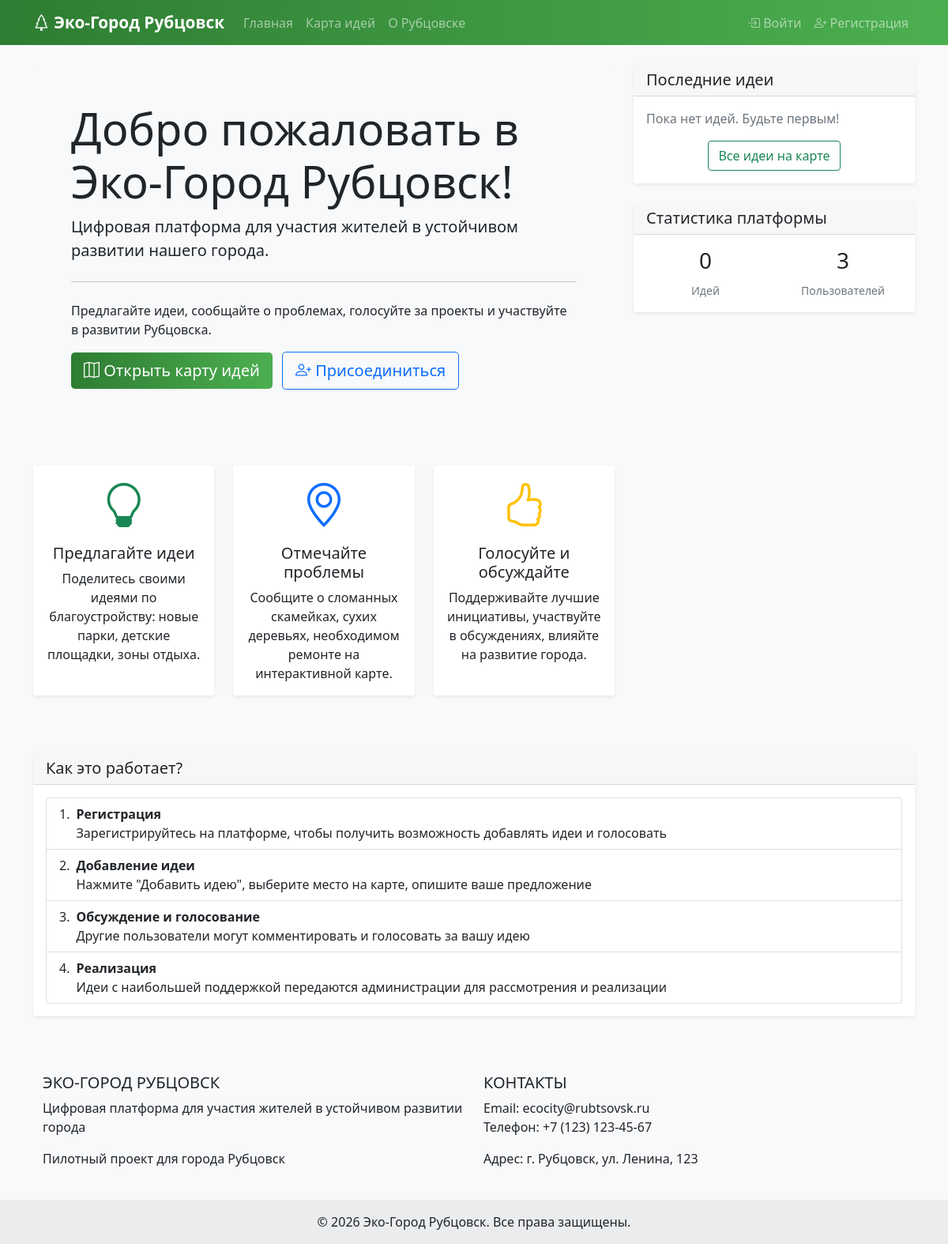
Before: / with the older database file.
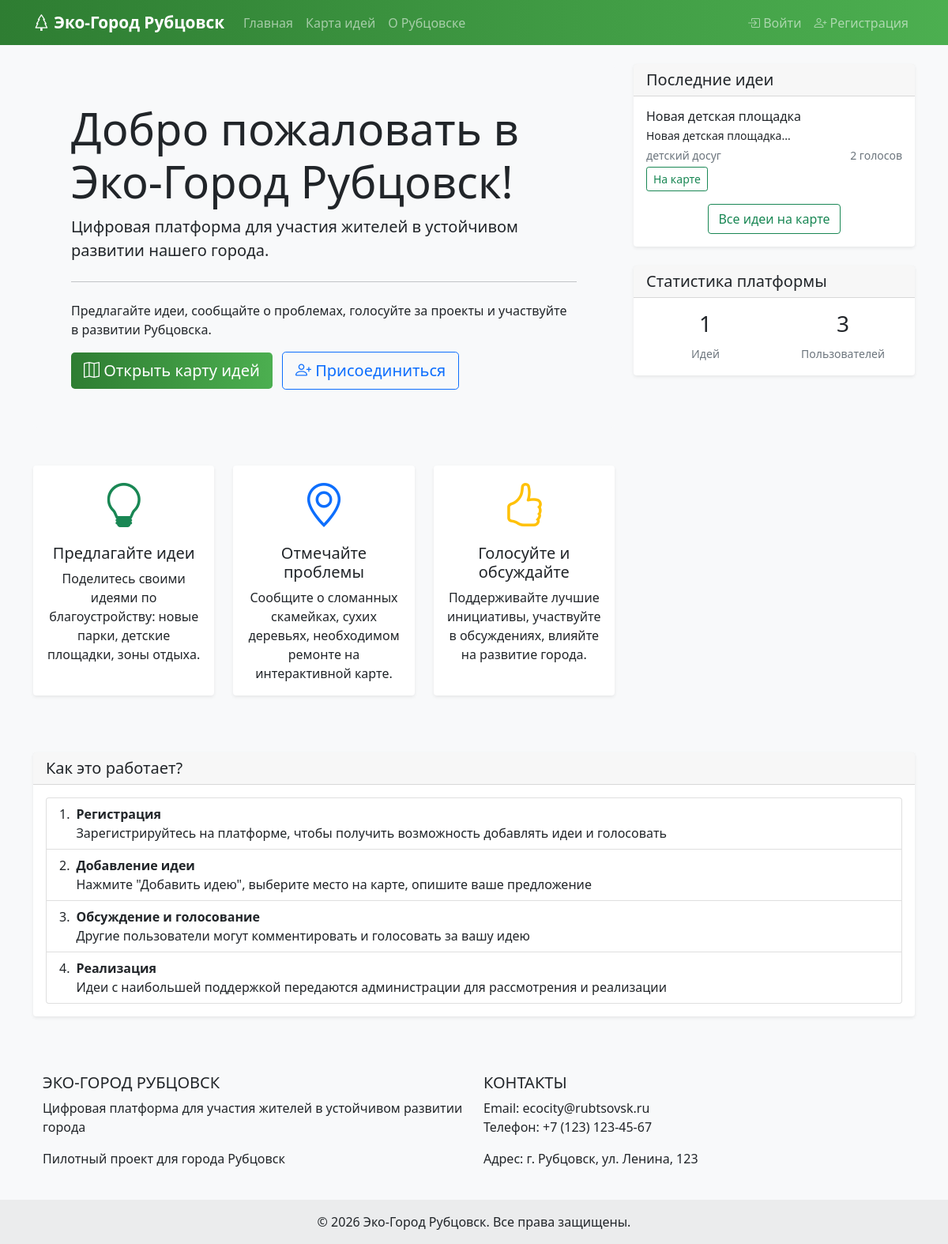
After: the same page with the newer database file.
### app.py (models this page shows)
class Idea(db.Model):
    id = db.Column(db.Integer, primary_key=True)  # Уникальный ID идеи
    title = db.Column(db.String(200), nullable=False)  # Заголовок идеи
    description = db.Column(db.Text, nullable=False)  # Описание идеи
    category = db.Column(db.String(50), nullable=False)  # Категория
    latitude = db.Column(db.Float, nullable=False)  # Широта на карте
    longitude = db.Column(db.Float, nullable=False)  # Долгота на карте
    status = db.Column(db.String(20), default='pending')  # Статус
    created_at = db.Column(db.DateTime, default=datetime.utcnow)  # Дата создания
    user_id = db.Column(db.Integer, db.ForeignKey('user.id'), nullable=False)  # ID автора
    votes_count = db.Column(db.Integer, default=0)  # Количество голосов
    author = db.relationship('User', backref='ideas', lazy=True)

### app.py (the view)
@app.route('/')
def index():
    recent_ideas = Idea.query.order_by(Idea.created_at.desc()).limit(3).all()
    total_ideas = Idea.query.count()
    total_users = User.query.count()
    return render_template('index.html',
                           recent_ideas=recent_ideas,
                           total_ideas=total_ideas,
                           total_users=total_users)

### templates/index.html (shortened to what this page needs)
{% extends "base.html" %}
{% block content %}
<div class="row">
    <div class="col-md-8">
        <div class="jumbotron bg-light p-5 rounded-3">
            <h1 class="display-4">Добро пожаловать в Эко-Город Рубцовск!</h1>
            <p class="lead">Цифровая платформа для участия жителей в устойчивом развитии нашего города.</p>
            <hr class="my-4">
            <p>Предлагайте идеи, сообщайте о проблемах, голосуйте за проекты и участвуйте в развитии Рубцовска.</p>
            <a class="btn btn-success btn-lg" href="{{ url_for('map_view') }}" role="button">
                <i class="bi bi-map"></i> Открыть карту идей
            </a>
            {% if not current_user.is_authenticated %}
                <a class="btn btn-outline-primary btn-lg ms-2" href="{{ url_for('register') }}" role="button">
                    <i class="bi bi-person-plus"></i> Присоединиться
                </a>
            {% endif %}
        </div>
        <div class="row mt-5">
            <div class="col-md-4 mb-4">
                <div class="card h-100 text-center">
                    <div class="card-body">
                        <i class="bi bi-lightbulb display-4 text-success"></i>
                        <h5 class="card-title mt-3">Предлагайте идеи</h5>
                        <p class="card-text">Поделитесь своими идеями по благоустройству: новые парки, детские площадки, зоны отдыха.</p>
                    </div>
                </div>
            </div>
            <div class="col-md-4 mb-4">
                <div class="card h-100 text-center">
                    <div class="card-body">
                        <i class="bi bi-geo-alt display-4 text-primary"></i>
                        <h5 class="card-title mt-3">Отмечайте проблемы</h5>
                        <p class="card-text">Сообщите о сломанных скамейках, сухих деревьях, необходимом ремонте на интерактивной карте.</p>
                    </div>
                </div>
            </div>
            <div class="col-md-4 mb-4">
                <div class="card h-100 text-center">
                    <div class="card-body">
                        <i class="bi bi-hand-thumbs-up display-4 text-warning"></i>
                        <h5 class="card-title mt-3">Голосуйте и обсуждайте</h5>
                        <p class="card-text">Поддерживайте лучшие инициативы, участвуйте в обсуждениях, влияйте на развитие города.</p>
                    </div>
                </div>
            </div>
        </div>
    </div>
    <div class="col-md-4">
        <div class="card">
            <div class="card-header">
                <h5 class="card-title mb-0">Последние идеи</h5>
            </div>
            <div class="card-body">
                {% if recent_ideas %}
                    {% for idea in recent_ideas %}
                    <div class="mb-3">
                        <h6 class="mb-1">{{ idea.title }}</h6>
                        <p class="mb-1 small">{{ idea.description[:100] }}...</p>
                        <div class="d-flex justify-content-between">
                            <small class="text-muted">{{ idea.category }}</small>
                            <small class="text-muted">{{ idea.votes_count }} голосов</small>
                        </div>
                        <a href="{{ url_for('map_view') }}?focus={{ idea.id }}" class="btn btn-sm btn-outline-success mt-1">
                            На карте
                        </a>
                    </div>
                    {% endfor %}
                {% else %}
                    <p class="text-muted">Пока нет идей. Будьте первым!</p>
                {% endif %}
                <div class="text-center mt-3">
                    <a href="{{ url_for('map_view') }}" class="btn btn-outline-success">Все идеи на карте</a>
                </div>
            </div>
        </div>
        <div class="card mt-4">
            <div class="card-header">
                <h5 class="card-title mb-0">Статистика платформы</h5>
            </div>
            <div class="card-body">
                <div class="row text-center">
                    <div class="col-6">
                        <h3>{{ total_ideas }}</h3>
                        <small class="text-muted">Идей</small>
                    </div>
                    <div class="col-6">
                        <h3>{{ total_users }}</h3>
                        <small class="text-muted">Пользователей</small>
                    </div>
                </div>
            </div>
        </div>
    </div>
</div>
<div class="row mt-5">
    <div class="col-12">
        <div class="card">
            <div class="card-header">
                <h5 class="card-title mb-0">Как это работает?</h5>
            </div>
            <div class="card-body">
                <ol class="list-group list-group-numbered">
                    <li class="list-group-item d-flex justify-content-between align-items-start">
                        <div class="ms-2 me-auto">
                            <div class="fw-bold">Регистрация</div>
                            Зарегистрируйтесь на платформе, чтобы получить возможность добавлять идеи и голосовать
                        </div>
                    </li>
                    <li class="list-group-item d-flex justify-content-between align-items-start">
                        <div class="ms-2 me-auto">
                            <div class="fw-bold">Добавление идеи</div>
                            Нажмите "Добавить идею", выберите место на карте, опишите ваше предложение
                        </div>
                    </li>
                    <li class="list-group-item d-flex justify-content-between align-items-start">
                        <div class="ms-2 me-auto">
                            <div class="fw-bold">Обсуждение и голосование</div>
                            Другие пользователи могут комментировать и голосовать за вашу идею
                        </div>
                    </li>
                    <li class="list-group-item d-flex justify-content-between align-items-start">
                        <div class="ms-2 me-auto">
                            <div class="fw-bold">Реализация</div>
                            Идеи с наибольшей поддержкой передаются администрации для рассмотрения и реализации
                        </div>
                    </li>
                </ol>
            </div>
        </div>
    </div>
</div>
{% endblock %}

### templates/base.html (shortened to what this page needs)
<!DOCTYPE html>
<html lang="ru">
<head>
    <link href="https://cdn.jsdelivr.net/npm/bootstrap@5.1.3/dist/css/bootstrap.min.css" rel="stylesheet">
    <link rel="stylesheet" href="https://cdn.jsdelivr.net/npm/bootstrap-icons@1.8.1/font/bootstrap-icons.css">
    <link rel="stylesheet" href="{{ url_for('static', filename='css/style.css') }}">
</head>
<body>
    <nav class="navbar navbar-expand-lg navbar-dark" style="background: linear-gradient(to right, #2e7d32, #4caf50);">
        <div class="container">
            <a class="navbar-brand" href="{{ url_for('index') }}">
                <i class="bi bi-tree"></i> Эко-Город Рубцовск
            </a>
            <div class="collapse navbar-collapse" id="navbarNav">
                <ul class="navbar-nav me-auto">
                    <li class="nav-item">
                        <a class="nav-link" href="{{ url_for('index') }}">Главная</a>
                    </li>
                    <li class="nav-item">
                        <a class="nav-link" href="{{ url_for('map_view') }}">Карта идей</a>
                    </li>
                    <li class="nav-item">
                        <a class="nav-link" href="{{ url_for('city_info') }}">О Рубцовске</a>
                    </li>
                </ul>
                <ul class="navbar-nav">
                    {% if current_user.is_authenticated %}
                        {% if current_user.is_admin %}
                            <li class="nav-item">
                                <a class="nav-link" href="{{ url_for('admin_dashboard') }}">
                                    <i class="bi bi-speedometer2"></i> Панель админа
                                </a>
                            </li>
                        {% endif %}
                        <li class="nav-item">
                            <span class="nav-link">Привет, {{ current_user.username }}</span>
                        </li>
                        <li class="nav-item">
                            <a class="nav-link" href="{{ url_for('logout') }}">
                                <i class="bi bi-box-arrow-right"></i> Выйти
                            </a>
                        </li>
                    {% else %}
                        <li class="nav-item">
                            <a class="nav-link" href="{{ url_for('login') }}">
                                <i class="bi bi-box-arrow-in-right"></i> Войти
                            </a>
                        </li>
                        <li class="nav-item">
                            <a class="nav-link" href="{{ url_for('register') }}">
                                <i class="bi bi-person-plus"></i> Регистрация
                            </a>
                        </li>
                    {% endif %}
                </ul>
            </div>
        </div>
    </nav>
    <main class="container mt-4">
        {% block content %}{% endblock %}
    </main>
    <footer class="bg-light text-center text-lg-start mt-5">
        <div class="container p-4">
            <div class="row">
                <div class="col-lg-6 col-md-12 mb-4 mb-md-0">
                    <h5 class="text-uppercase">Эко-Город Рубцовск</h5>
                    <p>Цифровая платформа для участия жителей в устойчивом развитии города</p>
                    <p>Пилотный проект для города Рубцовск</p>
                </div>
                <div class="col-lg-6 col-md-12 mb-4 mb-md-0">
                    <h5 class="text-uppercase">Контакты</h5>
                    <p>Email: ecocity@rubtsovsk.ru<br>Телефон: +7 (123) 123-45-67</p>
                    <p>Адрес: г. Рубцовск, ул. Ленина, 123</p>
                </div>
            </div>
        </div>
        <div class="text-center p-3" style="background-color: rgba(0, 0, 0, 0.05);">
            © 2026 Эко-Город Рубцовск. Все права защищены.
        </div>
    </footer>
</body>
</html>

### staticCSS/style.css (style rules this page uses)
body { background-color: #f8f9fa; font-family: 'Segoe UI', Tahoma, Geneva, Verdana, sans-serif; }
.navbar-brand { font-weight: bold; font-size: 1.3rem; }
.card { border: none; box-shadow: 0 0.125rem 0.25rem rgba(0, 0, 0, 0.075); transition: transform 0.2s; }
.btn-success { background: linear-gradient(to right, #2e7d32, #4caf50); border: none; }

Changed rows visible on the page:
added Idea: title "Новая детская площадка", description "Новая детская площадка", category "детский досуг", votes_count "2"
Other visible differences:
{{ total_ideas }}: "0" → "1"
text no longer shown: "Пока нет идей. Будьте первым!"
